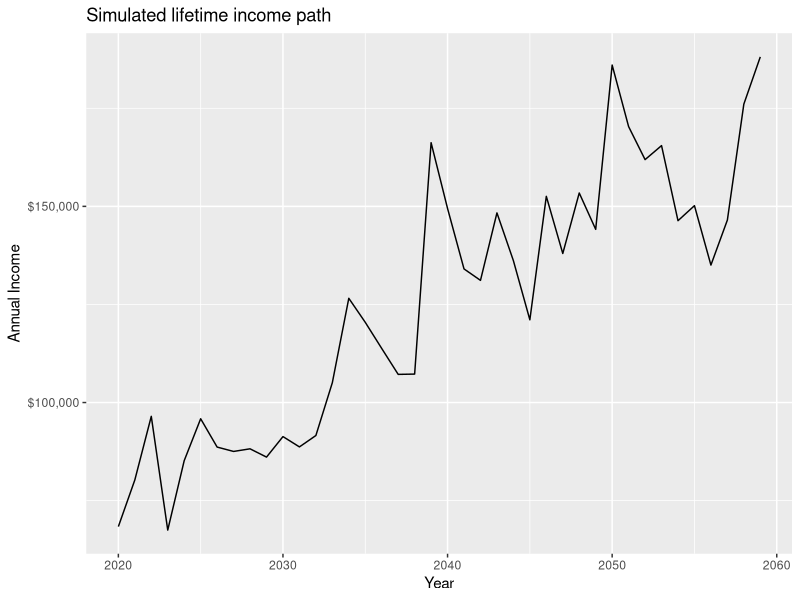
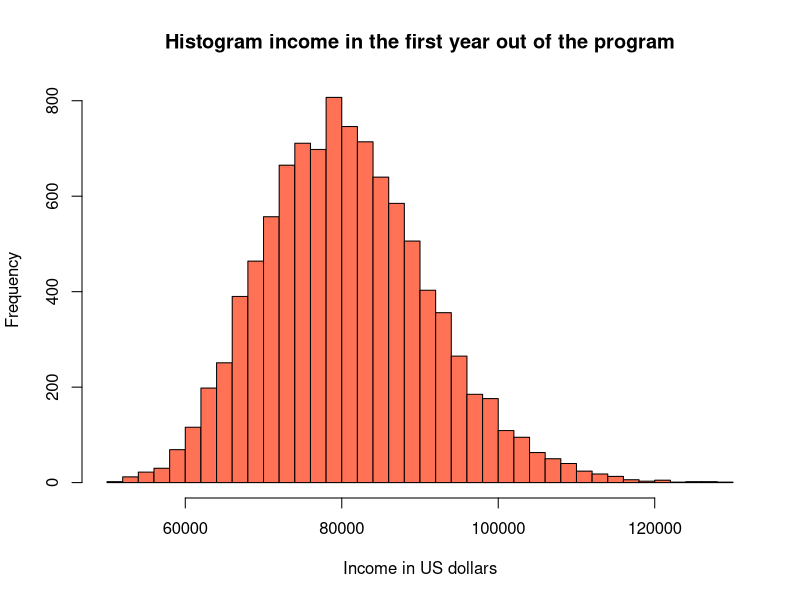
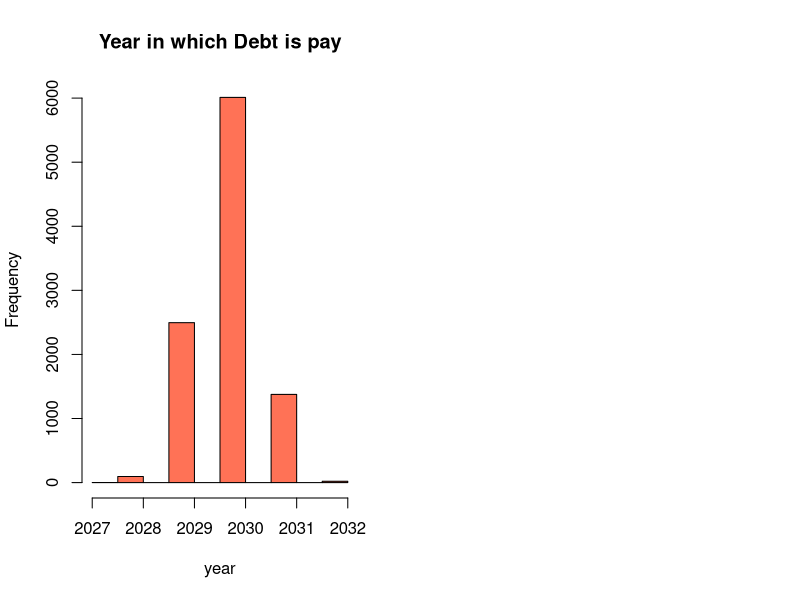
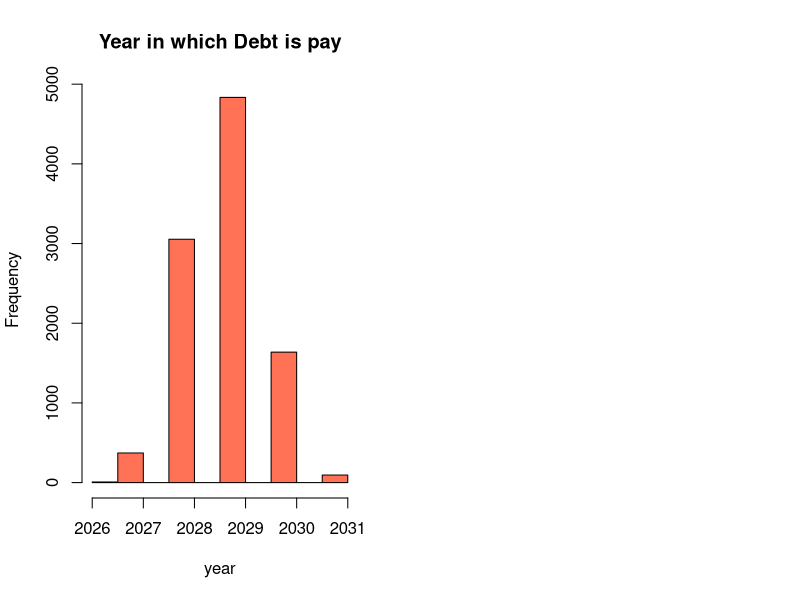

Recreate these plots in R, in order.
## ---- chunk 1
knitr::opts_chunk$set(echo = TRUE)

# Load necessary libraries and set seed.
library(tidyverse)
library(dplyr)
library(data.table)
set.seed(1234)

## ---- chunk 2

# Create a function to calculate increasing annual income.
income <- function(base_inc, rho, g, sigma, n_years, start_year = 2020){
  
  epsilon <- rnorm(n_years, mean = 0, sd = sigma)
  
  income_log <- vector("numeric", n_years)
  
# Define the process
  for(year in seq_len(n_years)){
    if(year == 1){
      income_log[[year]] <- log(base_inc) + epsilon[[year]]
    } else {
      income_log[[year]] <- (1-rho)*(log(base_inc)+g*(year)) + rho*income_log[[year-1]] + epsilon[[year]]
    }
  }
  
# Output of a data frame, with variables of income and year.
  data_frame(inc = exp(income_log),
             year = 2020 + seq_len(n_years) - 1)
}

# Simulate the data iterations, then create a data frame 
  n_sims <- 10000
  n_years <- 40

  simulated_income <- n_sims %>%
 
  rerun(income(base_inc = 80000, rho = 0.4, g = 0.025, sigma = 0.13,            n_years = n_years, start_year = 2020)) %>%
    
  bind_rows(.id = "id") %>%

  select(id, year, inc)

# Plot
  simulated_income %>%
  filter(id == 1) %>%
  ggplot(aes(year, inc)) +
  geom_line() +
  labs(title = "Simulated lifetime income path",
       x = "Year", 
       y = "Annual Income") +
  scale_y_continuous(labels = scales::dollar)


## ---- chunk 3

hist(simulated_income$inc[simulated_income$year==2020], breaks=50, xlab="Income in US dollars",col="coral1", main = "Histogram income in the first year out of the program")

simulated_income$more_100k <-ifelse(simulated_income$inc>100000,1,0)
simulated_income$less_70k  <-ifelse(simulated_income$inc<70000,1,0)

first_year <- subset(simulated_income, simulated_income$year==2020)

perc_m100k <- mean (first_year$more_100k)
perc_l70k <- mean (first_year$less_70k)
cbind(perc_m100k, perc_l70k)

## ---- chunk 4

#We create the variable 10% of incomes
simulated_income$Income_10 <- simulated_income$inc*.1
simulated_income$payment1<- ave(simulated_income$Income_10, simulated_income$id, FUN=cumsum)
#We create the cumulative sum of payment
payment2<- filter(simulated_income, simulated_income$payment1>=95000)
minyear<- ave(simulated_income$year, simulated_income$id, FUN = min)

#We keep the min year
payment_year<-setDT(payment2)[, .SD[which.min(year)], by = id]
par(mfrow=c(1, 2))
histogram_payment <-hist(payment_year$year, main="Year in which Debt is pay", xlab="year",col="coral1")

#Below and above 2029
payment_prior_2029<- (sum(histogram_payment$counts[histogram_payment$breaks<=2029])/10000)
payment_post_2029<- ((10000-sum(histogram_payment$counts[histogram_payment$breaks<=2029]))/10000)
cbind(payment_prior_2029, payment_post_2029)


## ---- chunk 5

# Simulate the data iterations, then create a data frame with new parameters 
  n_sims <- 10000
  n_years <- 40

  simulated_income2 <- n_sims %>%
 
  rerun(income(base_inc = 90000, rho = 0.4, g = 0.025, sigma = 0.17,            n_years = n_years, start_year = 2020)) %>%
    
  bind_rows(.id = "id") %>%

  select(id, year, inc)
  
#We create the variable 10% of incomes
simulated_income2$Income_10 <- simulated_income2$inc*.1
simulated_income2$payment1<- ave(simulated_income2$Income_10, simulated_income2$id, FUN=cumsum)
#We create the cumulative sum of payment
payment22<- filter(simulated_income2, simulated_income2$payment1>=95000)
minyear2<- ave(simulated_income2$year, simulated_income2$id, FUN = min)

#We keep the min year
payment_year2<-setDT(payment22)[, .SD[which.min(year)], by = id]
par(mfrow=c(1, 2))
histogram_payment2 <-hist(payment_year2$year, main="Year in which Debt is pay", xlab="year",col="coral1")

#Below and above 2029
payment_prior_2029_2<- (sum(histogram_payment2$counts[histogram_payment2$breaks<=2029])/10000)
payment_post_2029_2<- ((10000-sum(histogram_payment2$counts[histogram_payment2$breaks<=2029]))/10000)
cbind(payment_prior_2029_2, payment_post_2029_2)



